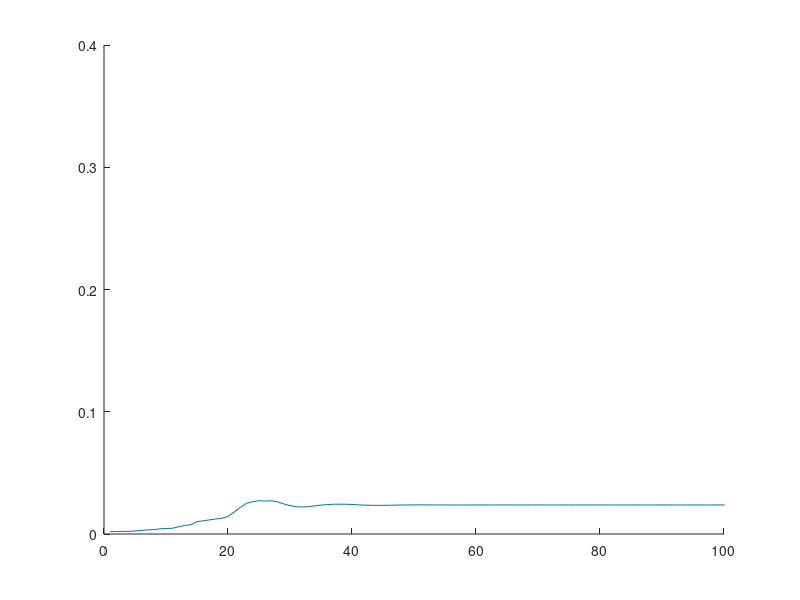

MATLAB code for this plot: (Note: this script raises an error after producing the figure.)
clear all; close all; clc
MM = 1000;
DisSav = zeros(MM,4);
Tmax = 200; ts = 1; dt = 0.001; N = 10;
Pe = zeros(MM,1); PIAL = zeros(round(Tmax/ts),MM);
enois = 0.06; inois = 0.06;
startP =0.1320; startM = 0.1192;
for testTT = 1:3
    c = 1;
    figure; hold on
    for testN = 1:MM
        testN
        NN = round(Tmax/dt);
        Sav = zeros(round(Tmax/ts),3);
        P_I = ones(NN,1)*startP;       M = ones(NN,1)*startM;
        d1 = 0; d2 = 0; d3 = 0; d4 = 0; d5 = 0; d6 = 0;
        k1 = 0.1; TDel1 = round(2000);
        k2 = 1.0; k4 = 0.01;
        k7 = 0.13; k8 = 0.1;
        k10 = k1; k20 = k2; k80 = k8; k70 = k7; k40 = k4;
        TDel10 = TDel1;
        
        RT = 0; click = 1; RT0 = 0; c = 1;
        
        X = 1.;
        
        lambda1 = 3.; lambda2 = 0.; lambda3 = 0.15;
        if (testTT == 2)
            X = 0;
        elseif (testTT == 3)
            lambda3 = 0.0;
        elseif (testTT == 4)
            TDel10 = round(2000); X = 0.0;
        end
        k20 = k20*(1 + lambda1*X);
        k40 = k40*(1 + lambda2*X);
        k70 = k70*(1 - lambda3*X);
        if (testN < 1000)
            d1 = enois*randn; k10 = k10*(1 + d1);
            d2 = enois*randn; k20 = k20*(1 + d2);
            d3 = enois*randn; k40 = k40*(1 + d3);
            d4 = enois*randn; k70 = k70*(1 + d4);
            d5 = enois*randn; k80 = k80*(1 + d5);
            d6 = enois*randn; TDel1 = round(TDel1*(1 + d6));
        end
        k1 = k10; k2 = k20; k4 = k40; k7 = k70; k8 = k80; TDel1 = TDel10;
        
        
        
        while (RT < Tmax-dt)
            c = c+1;        RT  = RT + dt;
            %%%%%%%%%%%% Updates
            
            dPi = k1 - k2*M(c-1)*P_I(c-1)/(k4 + P_I(c-1));
            dM  = k7*(P_I(mod(c-TDel1,NN)+1)) - k8*M(c-1);
            
            P_I(c) = P_I(c-1) + dt*(dPi) + sqrt(dt)*(sqrt(k1) - sqrt(k2*M(c-1)*P_I(c-1)/(k4 + P_I(c-1))))*inois*randn;
            M(c) = M(c-1) + dt*(dM) + sqrt(dt)*(sqrt( k7*(P_I(mod(c-TDel1,NN)+1))) - sqrt(k8*M(c-1)))*inois*randn;
%             
%             P_I(c) = P_I(c-1) + dt*(dPi) + inois*randn;
%             M(c) = M(c-1) + dt*(dM) + inois*randn;
            
            %%%%%%%%%%%% Secure Against Runaways
            if (P_I(c) < 0); P_I(c) = 0.000001; end;
            if (M(c) < 0);   M(c) = 0.000001; end;
            
            if (RT > ts*click);
                Sav(click,1) = RT;
                Sav(click,2) = P_I(c);
                Sav(click,3) = M(c);
                click=click+1; end
            
            
        end        
        DisSav(testN,testTT) = M(c)/P_I(c);
        startP = P_I(c);
        startM = M(c);
        plot(Sav(1:end-1,1),Sav(1:end-1,2)); axis([0 100 0 0.4]); goodplot

    end
   
end

le = 0.0:0.02:2.5;
Dny = zeros(length(le)-1,3);
Dny(1,1) = length(find(DisSav(:,1) < le(1) ) );
Dny(1,2) = length(find(DisSav(:,2) < le(1) ) );
Dny(1,3) = length(find(DisSav(:,3) < le(1) ) );
%Dny(1,4) = length(find(DisSav(:,4) < le(1) ) );
for i = 2:length(le)-1;
    Dny(i,1) = length(find(DisSav(:,1) < le(i) & DisSav(:,1) >= le(i-1) ));
    Dny(i,2) = length(find(DisSav(:,2) < le(i) & DisSav(:,2) >= le(i-1) ));
    Dny(i,3) = length(find(DisSav(:,3) < le(i) & DisSav(:,3) >= le(i-1) ));
   % Dny(i,4) = length(find(DisSav(:,4) < le(i) & DisSav(:,4) >= le(i-1) ));
end
figure
AXM = [Dny(:,1),Dny(:,2)];
b = bar(le(2:end),AXM); 
b(1).FaceColor = 'k'; b(1).EdgeColor = 'k'; b(1).LineWidth = 2;
plot(ones(20,1)*mean(DisSav(:,1)),linspace(0,14,20),'-*r')
plot(linspace(mean(DisSav(:,1))-std(DisSav(:,1)),mean(DisSav(:,1))+std(DisSav(:,1)),20),ones(20,1)*40*mean(DisSav(:,1)),'--k')
b(2).FaceColor = 'r'; b(2).EdgeColor = 'r'; b(2).LineWidth = 2;
plot(ones(20,1)*mean(DisSav(:,2)),linspace(0,14,20),'-*r')
plot(linspace(mean(DisSav(:,2))-std(DisSav(:,2)),mean(DisSav(:,2))+std(DisSav(:,2)),20),ones(20,1)*40*mean(DisSav(:,2)),'--r')
goodplot;

figure
AXM = [Dny(:,3),Dny(:,2)];
b = bar(le(2:end),AXM); 
b(1).FaceColor = 'b'; b(1).EdgeColor = 'b'; b(1).LineWidth = 2;
plot(ones(20,1)*mean(DisSav(:,3)),linspace(0,14,20),'-*b')
plot(linspace(mean(DisSav(:,3))-std(DisSav(:,3)),mean(DisSav(:,3))+std(DisSav(:,3)),20),ones(20,1)*50*mean(DisSav(:,3)),'--b')
b(2).FaceColor = 'r'; b(2).EdgeColor = 'r'; b(2).LineWidth = 2;
plot(ones(20,1)*mean(DisSav(:,2)),linspace(0,14,20),'-*r')
plot(linspace(mean(DisSav(:,2))-std(DisSav(:,2)),mean(DisSav(:,2))+std(DisSav(:,2)),20),ones(20,1)*40*mean(DisSav(:,2)),'--r')
goodplot;



gg = hot(6);
figure; hold on
h = histogram(DisSav(:,1)); hold on
h.BinEdges = [0:0.06:2.5];
h.Normalization = 'PDF';
h.FaceColor = 'k';
h.EdgeColor = 'k';
set(h,'facealpha',0.1);
h.LineWidth = 2;
plot(ones(20,1)*mean(DisSav(:,1)),linspace(0,14,20),'-*k')
plot(linspace(mean(DisSav(:,1))-std(DisSav(:,1)),mean(DisSav(:,1))+std(DisSav(:,1)),20),ones(20,1)*6*mean(DisSav(:,1)),'--k')


h = histogram(DisSav(:,2)); hold on
h.BinEdges = [0:0.06:2.5];
h.Normalization = 'PDF';
h.FaceColor =  'r';
h.EdgeColor = 'r';
set(h,'facealpha',0.1);
h.LineWidth = 2;
plot(ones(20,1)*mean(DisSav(:,2)),linspace(0,14,20),'-*r')
plot(linspace(mean(DisSav(:,2))-std(DisSav(:,2)),mean(DisSav(:,2))+std(DisSav(:,2)),20),ones(20,1)*8*mean(DisSav(:,2)),'--r')
goodplot;

figure; hold on
h = histogram(DisSav(:,3)); hold on
h.BinEdges = [0:0.06:2.5];
h.Normalization = 'PDF';
h.FaceColor = 'b';
h.EdgeColor = 'b';
set(h,'facealpha',0.1);
h.LineWidth = 2;
plot(ones(20,1)*mean(DisSav(:,3)),linspace(0,14,20),'-*b')
plot(linspace(mean(DisSav(:,3))-std(DisSav(:,3)),mean(DisSav(:,3))+std(DisSav(:,3)),20),ones(20,1)*6*mean(DisSav(:,3)),'--b')

h = histogram(DisSav(:,2)); hold on
h.BinEdges = [0:0.06:2.5];
h.Normalization = 'PDF';
h.FaceColor =  'r';
h.EdgeColor =  'r';
set(h,'facealpha',0.1);
h.LineWidth = 2;
plot(ones(20,1)*mean(DisSav(:,2)),linspace(0,14,20),'-*r')
plot(linspace(mean(DisSav(:,2))-std(DisSav(:,2)),mean(DisSav(:,2))+std(DisSav(:,2)),20),ones(20,1)*8*mean(DisSav(:,2)),'--r')
goodplot;





